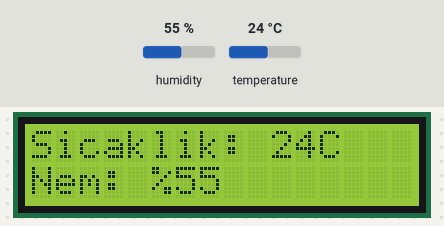
Bench run of a sketch on a simulated Arduino Uno, built with avr-gcc and run on an emulated ATmega328P. On the bench: 16×2 character LCD. The test bench sets the inputs (shaded band); at power-on: humidity 55 %, temperature 24 °C. What the sketch prints to the serial monitor is not drawn.

Above: at 1.2 s.
1.3 s: humidity set to 22 %
At 2.7 s:
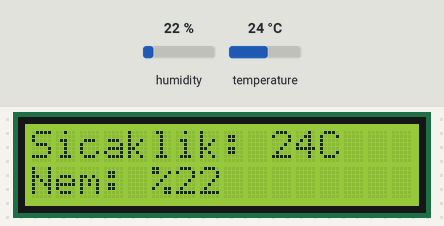
4.0 s: temperature set to 12 °C
At 4.8 s:
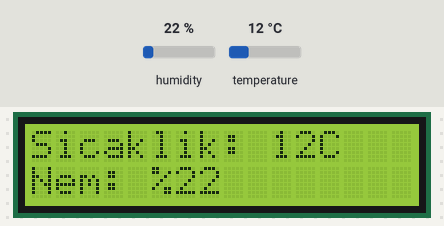
6.7 s: humidity set to 40 %
At 9.0 s:
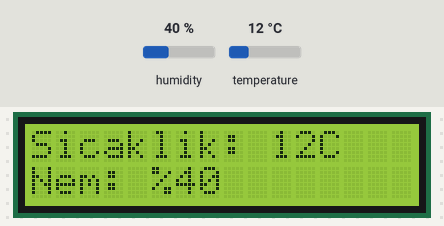
9.8 s: temperature set to 19 °C
At 11.1 s:
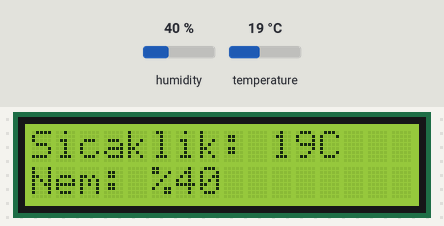
Timing chart, 0 to 12.8 s (numbered marks = the images above; inputs shaded):
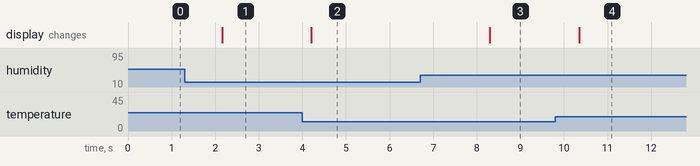

Measured:
- after the input at 1.3 s, the display: changes after 0.86 s (image 1)
- after the input at 4.0 s, the display: changes after 0.21 s (image 2)
- after the input at 6.7 s, the display: changes after 1.6 s (image 3)
- after the input at 9.8 s, the display: changes after 0.55 s (image 4)

The sketch:

Sicaklik_Verisi.ino
```cpp
#include <Wire.h>                          // TR: I2C haberleşmesini sağlayan standart Arduino kütüphanesi.
                                           // EN: Standard Arduino library that enables I2C communication.

#include <hd44780.h>                       // TR: Gelişmiş LCD ekran kontrolü sağlayan ana kütüphane.
                                           // EN: Main library providing advanced LCD screen control.

#include <hd44780ioClass/hd44780_I2Cexp.h> // TR: I2C genişletici kartı (backpack) ile LCD ekranı sürmek için gerekli alt modül.
                                           // EN: Submodule required to drive the LCD screen with the I2C expander board.

#include <DHT.h>                           // TR: DHT sıcaklık ve nem sensörü kütüphanesi.
                                           // EN: DHT temperature and humidity sensor library.

#define DHTPIN 2                           // TR: DHT11 sensörünün bağlı olduğu dijital pini (Pin 2) tanımlar.
                                           // EN: Defines the digital pin (Pin 2) where the DHT11 sensor is connected.

#define DHTTYPE DHT11                      // TR: Kullanılan sensör modelinin DHT11 olduğunu belirtir.
                                           // EN: Specifies that the sensor model being used is DHT11.

hd44780_I2Cexp lcd;                        // TR: I2C adresini otomatik tarayıp bulabilen LCD nesnesi oluşturur.
                                           // EN: Creates an LCD object that can automatically scan and find the I2C address.

DHT dht(DHTPIN, DHTTYPE);                  // TR: Belirlenen pin ve tip ayarlarıyla DHT nesnesini başlatır.
                                           // EN: Initializes the DHT object with the specified pin and type settings.

int sicaklik = 0;                          // TR: Okunan sıcaklık değerini tutacak tam sayı değişkeni.
                                           // EN: Integer variable to hold the read temperature value.

int nem = 0;                               // TR: Okunan nem değerini tutacak tam sayı değişkeni.
                                           // EN: Integer variable to hold the read humidity value.

String veri;                               // TR: Python tarafına gönderilecek olan virgülle ayrılmış metin yapısı.
                                           // EN: String structure to be sent to the Python side as comma-separated values.

void setup() {
  Serial.begin(9600);                      // TR: Seri haberleşmeyi 9600 baud hızında başlatır.
                                           // EN: Starts serial communication at 9600 baud rate.

  dht.begin();                             // TR: DHT sensörünü veri okumaya hazır hale getirir.
                                           // EN: Initializes the DHT sensor for reading data.

  // TR: LCD ekranı 16 sütun ve 2 satır olarak başlatır. Hata durumunda sıfırdan farklı bir durum kodu döndürür.
  // EN: Initializes the LCD screen as 16 columns and 2 rows. Returns a non-zero error code if initialization fails.
  int durum = lcd.begin(16, 2);
  if(durum) {
    Serial.println("LCD baslatilamadi!");  // TR: Eğer ekran donanımsal olarak başlatılamazsa seri porttan hata bildirir.
                                           // EN: Logs an error to the serial port if the screen fails to initialize hardware-wise.
  }

  lcd.backlight();                         // TR: LCD ekranın arka ışığını (mavi/yeşil aydınlatma) açar.
                                           // EN: Turns on the LCD screen backlight.
}

void loop() {
  nem = dht.readHumidity();                // TR: Sensörden nem oranını okur ve değişkene atar.
                                           // EN: Reads humidity ratio from the sensor and assigns it to the variable.

  sicaklik = dht.readTemperature();        // TR: Sensörden sıcaklık değerini okur ve değişkene atar.
                                           // EN: Reads temperature value from the sensor and assigns it to the variable.

  // TR: Sensör verilerinde okuma hatası (bağlantı kopması vs.) olup olmadığını kontrol eder.
  // EN: Checks if there is a reading error (disconnection, etc.) in sensor data.
  if (isnan(nem) || isnan(sicaklik)) {
    Serial.println("0,0");                 // TR: Hata durumunda Python tarafında split çökmesi olmasın diye varsayılan olarak "0,0" gönderir.
                                           // EN: Sends "0,0" by default to prevent a split crash on the Python side in case of error.

    // TR: Ekranı temizler ve kullanıcıya sensör hatası olduğunu gösterir.
    // EN: Clears the screen and displays a sensor error to the user.
    lcd.clear();
    lcd.setCursor(0, 0);
    lcd.print("Sensor Hatasi!");

    delay(2000);                           // TR: 2 saniye bekler.
                                           // EN: Waits for 2 seconds.
    return;                                // TR: Döngünün kalanını çalıştırmadan en başa geri döner.
                                           // EN: Returns to the beginning without executing the rest of the loop.
  }

  // TR: Sıcaklık ve nem değerlerini Python'daki split(',') fonksiyonunun beklediği gibi virgülle birleştirir (Örn: "29,64").
  // EN: Joins temperature and humidity values with a comma as expected by Python's split(',') function (e.g., "29,64").
  veri = String(sicaklik) + "," + String(nem);
  Serial.println(veri);                    // TR: Virgüllü satırı seri port üzerinden satır sonu karakteriyle Python'a iletir.
                                           // EN: Transmits the comma-separated line to Python over the serial port with a newline.

  // --- LCD Ekran Güncelleme Bölümü / LCD Screen Update Section ---
  lcd.clear();                             // TR: Ekrandaki eski yazıları temizler.
                                           // EN: Clears previous text on the screen.

  // TR: İmleci ilk satırın başına (0. sütun, 0. satır) getirir ve Sıcaklık değerini yazdırır.
  // EN: Moves cursor to the beginning of the first line (column 0, row 0) and prints Temperature value.
  lcd.setCursor(0, 0);
  lcd.print("Sicaklik: ");
  lcd.print(sicaklik);
  lcd.print("C");

  // TR: İmleci ikinci satırın başına (0. sütun, 1. satır) getirir ve Nem değerini yazdırır.
  // EN: Moves cursor to the beginning of the second line (column 0, row 1) and prints Humidity value.
  lcd.setCursor(0, 1);
  lcd.print("Nem: %");
  lcd.print(nem);

  delay(2000);                             // TR: DHT11'in kararlı veri üretebilmesi için döngü sonunda 2 saniye bekler.
                                           // EN: Waits 2 seconds at the end of the loop for the DHT11 to generate stable data.
}
```
